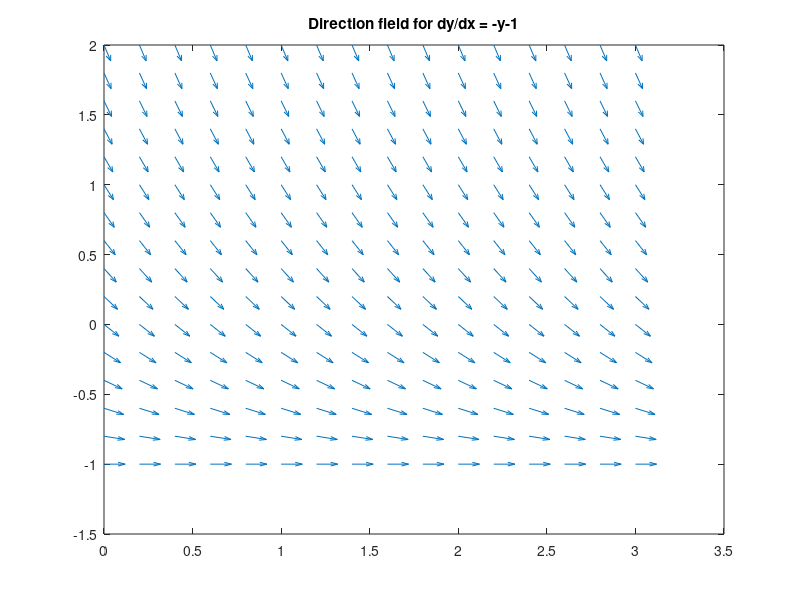

This figure's MATLAB source: (Note: this script raises an error after producing the figure.)
%direction field for dy/dx=-y-1
[T, Y] = meshgrid(0:0.2:3, -1:0.2:2);
S = (-Y - 1);
L = sqrt(1 + S.^2);
figure(1)
quiver(T, Y, 1./L, S./L, 0.45)
%axis tight; xlabel('t'), ylabel('y')
title('Direction field for dy/dx = -y-1')

%solving dy/dx=-y-1 by Euler's method
f=@(x,y) (-y-1);
[X,Y]=euler(f,0,1,30,0.1);
x=0;
h=1/10;

disp(sprintf('Euler method'));
for i=0:10
  y=2*exp(-x)-1;
  disp(sprintf('i=%d: %3.5f, y=%3.15f, error: %15.15f',i,x,Y(i+1),Y(i+1)-y));
  x=x+h;
end
figure(2)
plot(X,Y,'r')
title('Euler method (red), exact solution (blue) of dy/dx=-y-1')
hold on 
Z=2*exp(-X)-1;
plot(X,Z,'b')
hold off
figure(3)
plot(X,Y-Z)
title('Global errors of Euler method for solving dy/dx=-y-1')


%solving dy/dx=-y-1 by Runge-Kutta of order 4 method
disp(sprintf('Runge-Kutta method of order 4'));
[X,Y]=RK4eng(f,0,1,30,0.1);
x=0;
h=1/10;
for i=0:10
  y=2*exp(-x)-1;
  disp(sprintf('i=%d: %3.5f, y=%3.15f, error: %15.15f',i,x,Y(i+1),Y(i+1)-y));
  x=x+h;
end
figure(4)
plot(X,Y,'r')
title('RK4 method (red), exact solution (blue) of dy/dx=-y-1')
hold on 
Z=2*exp(-X)-1;
plot(X,Z,'b')
hold off
figure(5)
plot(X,Y-Z)
title('Global errors of RK4 method for solving dy/dx=-y-1')



